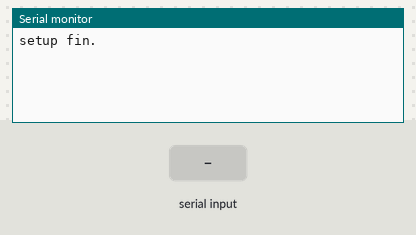
The sketch below on a simulated Arduino Mega 2560, built with avr-gcc and run on an emulated ATmega2560. On the bench: the last lines printed to the serial monitor. Inputs (shaded band) come from the test bench.

Above: at 1.2 s.
1.3 s: "1" received over the second serial link
At 2.4 s:
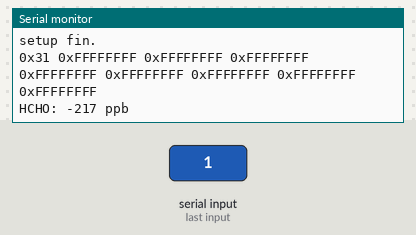
2.8 s: "0" received over the second serial link
At 3.5 s:
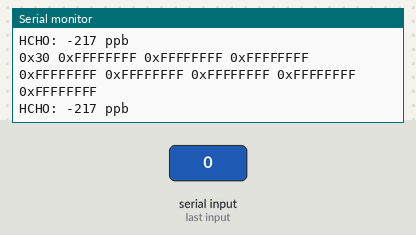
4.3 s: "2" received over the second serial link
At 5.9 s:
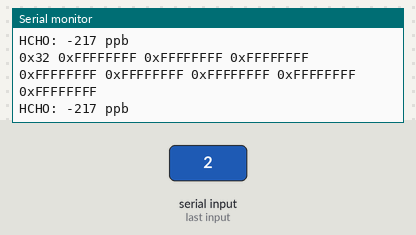

The sketch:

FS00501_UART_200327.ino
```cpp
/*
 * 아두이노에서 포센서 포름알데히드 센서를 구동테스트하기 위한 코드입니다.
 * 소프트웨어 시리얼을 사용합니다.
 * 아두이노 나노 혹은 아두이노 우노의 13번핀에 센서의 Tx를 연결하고
 * 12번핀에 센서의 Rx를 연결하십시오.
 */


#include "SoftwareSerial.h"
#define LENGTH 9
//#include <Adafruit_GFX.h>
//#include <Adafruit_SSD1306.h>
//#define OLED_ADDR 0x3c
//#define OLED_RESET 6
//Adafruit_SSD1306 display(OLED_RESET);

//SoftwareSerial Serial3(10,11);
int incomingByte[9] = {0,};

unsigned long current_time = 0;
unsigned long prev_time = 0;
int set_time = 30000;

float HCHO_value = 0;
float zero = 0;
float sum = 0;
int cnt = 0;
bool zero_flag = true;

void setup() {
  // put your setup code here, to run once:
  Serial.begin(9600);
  Serial3.begin(9600);
  pinMode(A5,INPUT);
  prev_time = millis();
  Serial.println("setup fin.");
  //display.begin(SSD1306_SWITCHCAPVCC, OLED_ADDR);
  //display.clearDisplay();
}

void loop() {
  // put your main code here, to run repeatedly:
  if(Serial3.available()>0){
    for(int i = 0; i < LENGTH; i++){
      incomingByte[i] = Serial3.read();
      Serial.print("0x");Serial.print(incomingByte[i],HEX);Serial.print(" ");
      delay(1);

    }
    Serial.println("");
    HCHO_value = (incomingByte[4] * 256 + incomingByte[5])- zero + 40;
    /*
     *
    Serial.print("HCHO: ");
    Serial.print(HCHO_value);
    Serial.print(" ppb");
    Serial.println("");
    */
    Serial.print("HCHO: ");
    Serial.print(HCHO_value,0);
    Serial.print(" ppb");
    Serial.println("");

  }
  current_time = millis();
  if(current_time - prev_time >= set_time && zero_flag){
    if(++cnt>10) {
      zero = sum / 10.0;
      zero_flag = false;
    }
    sum+=HCHO_value;
  }

}
```

Measured:
- after the input at 1.3 s, the serial monitor: prints a new line at once (image 1)
- after the input at 2.8 s, the serial monitor: prints a new line at once (image 2)
- after the input at 4.3 s, the serial monitor: prints a new line at once (image 3)
